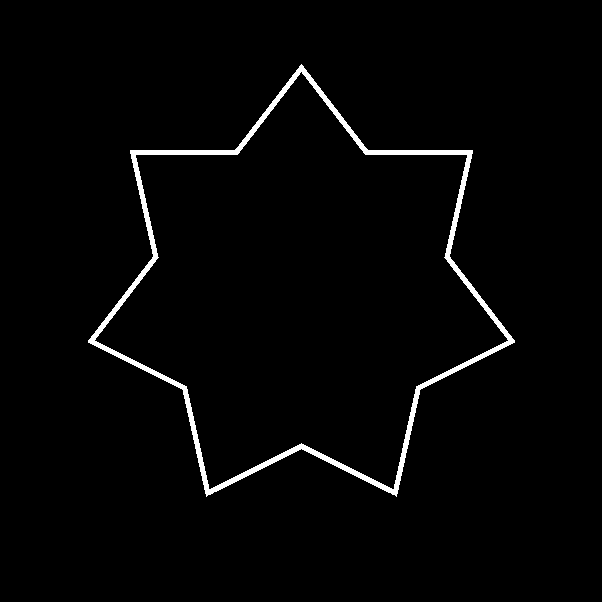
#> input picture Miniproyecto 3 - Parte 2/data_mp3/star_binary.png, 602 x 602 px
$ python -i main_201715400_201713127.py   (imports and definitions only)   (older library calls are emulated)
#> lines starting #> are read from the running program, lines starting #| are printed output that depends on the picture; after the words box and inside, x2 and y2 are one past the last pixel; in counts of white or black regions, pixels touching at a corner belong together
#> further down, picture is the input picture: shape (602, 602, 3); 2.1% white; 1 white region, box (x1, y1, x2, y2) and area: (88, 64, 515, 497) 7556
import skimage.io as io
import os
import skimage.io as io
import matplotlib.pyplot as plt
from skimage.measure import label
import numpy as np
import scipy.ndimage as ndi
import glob
import re
import cv2
from skimage.color import rgb2gray
from skimage.morphology import dilation, erosion, h_minima, selem
from skimage.segmentation import watershed
from prettytable import PrettyTable
from sklearn.metrics import jaccard_score
from skimage.filters import threshold_otsu

# [154 lines of commented-out code are left out]
imagen_prueba = os.path.join('Miniproyecto 3 - Parte 2','data_mp3','star_binary.png')
# [1 line not run here, left out]
lista=glob.glob(os.path.join('Miniproyecto 3 - Parte 2','data_mp3','blood_cell_dataset', 'noisy_data', '*.png'))
gt=glob.glob(os.path.join('Miniproyecto 3 - Parte 2','data_mp3','blood_cell_dataset', 'groundtruth', '*.png'))
lista_b=[]
lista_i = []
kernel = np.ones((5,5),np.float32)/25
#https://code.tutsplus.com/es/tutorials/image-filtering-in-python--cms-29202 LINK USADO

# img_test = cv2.imread(imagen_prueba)
# print(img_test)


#Organizacion de datos de 1 a 10
df_gt = []
df_img = []
# [16 lines not run here, left out]

# [1 line that did not run here, left out]
# [3 lines not run here, left out]

#Función de watersheds sin marcadores
def get_watersheds_nm(img):
    pp_img = cv2.medianBlur(img, 5)
    pp_img = rgb2gray(pp_img)
    gradient = dilation(pp_img)-erosion(pp_img)
    ws = watershed(gradient,watershed_line=True)
    return ws, gradient

# [1 line that did not run here, left out]

#Subplot 1
# [1 line not run here, left out]
fig3, ax3 = plt.subplots(1,3)
# [12 lines not run here, left out]

#Función de watersheds con marcadores
def get_watersheds(img):
    kernel = np.array([[0,1,0],[1,1,1],[0,1,0]])
    pp_img = cv2.medianBlur(img, 5)
#> pp_img: shape (602, 602, 3); 2.1% white; 1 white region, box (x1, y1, x2, y2) and area: (89, 65, 514, 496) 7557
    gray_img = np.uint8(rgb2gray(pp_img)*255)
    gradient = dilation(gray_img)-erosion(gray_img)
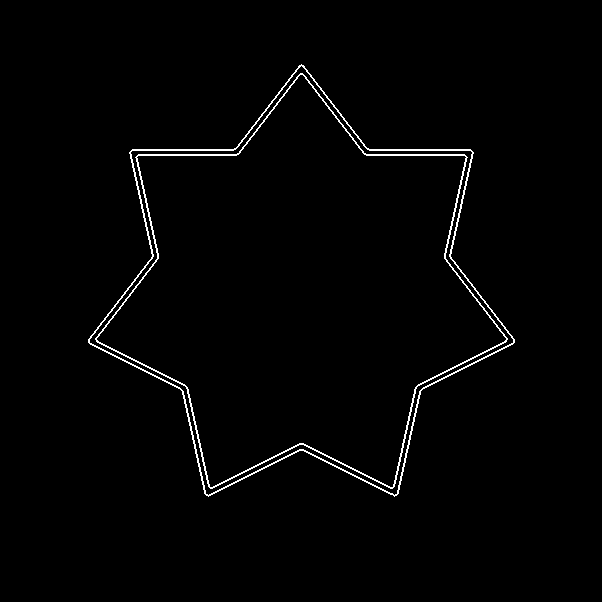
#> gradient: shape (602, 602); 1.5% white in thin lines or dots, all inside (x1, y1, x2, y2) = (88, 64, 515, 497)
    gradient = gradient.astype(np.float)
    minimos = h_minima(gray_img, 65, selem=kernel)
#> (the run stopped early here; a loop or call above may not have finished)

$ run again, on Miniproyecto 3 - Parte 2/data_mp3/fruits_binary.png
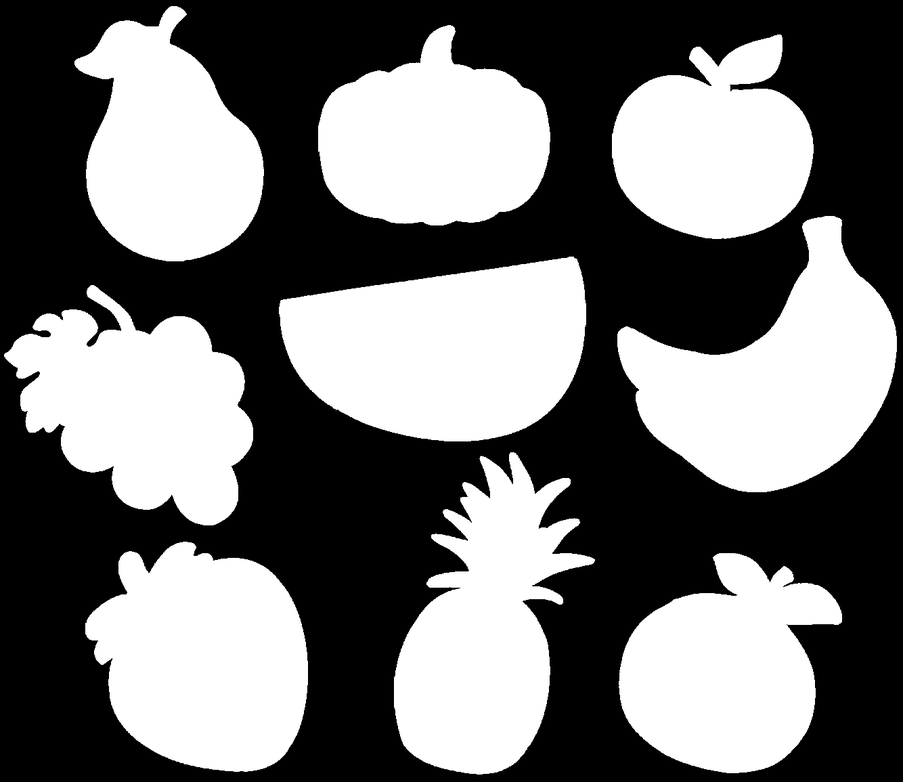
#> input picture Miniproyecto 3 - Parte 2/data_mp3/fruits_binary.png, 903 x 782 px, shrunk from 1334 x 1155 before the run
#> picture is the input picture: shape (782, 903, 3); min 0, max 255, mean 115.2
#> in get_watersheds, `gradient = dilation(gray_img)-erosion(gray_img)`:
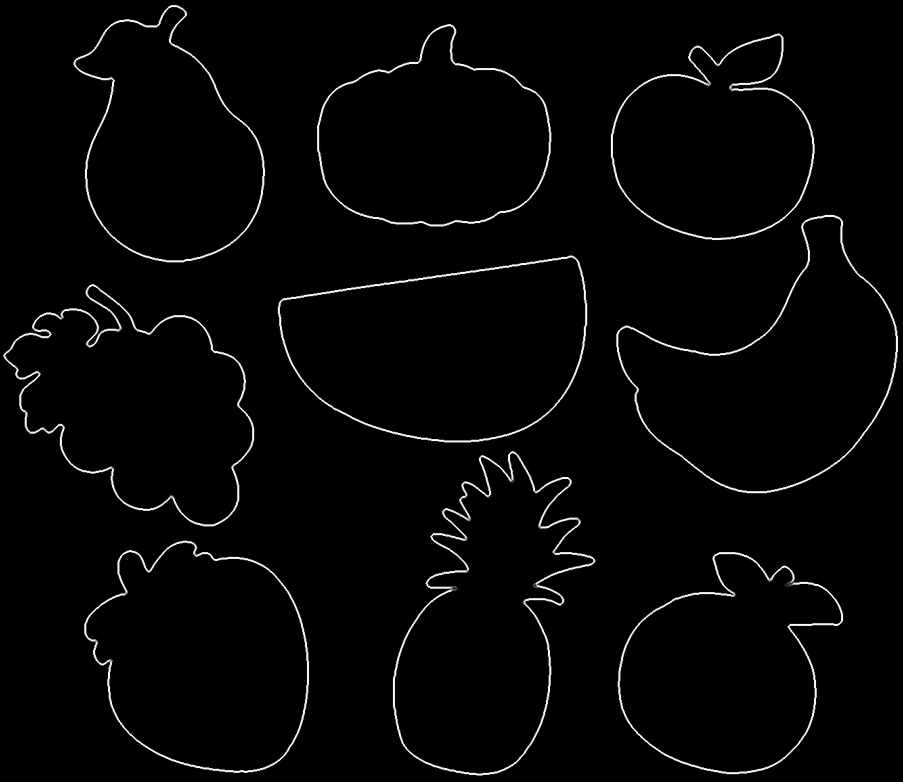
#> gradient: shape (782, 903); min 0, max 254, mean 5.2
#> in get_watersheds, `minimos = h_minima(gray_img, 65, selem=kernel)`:
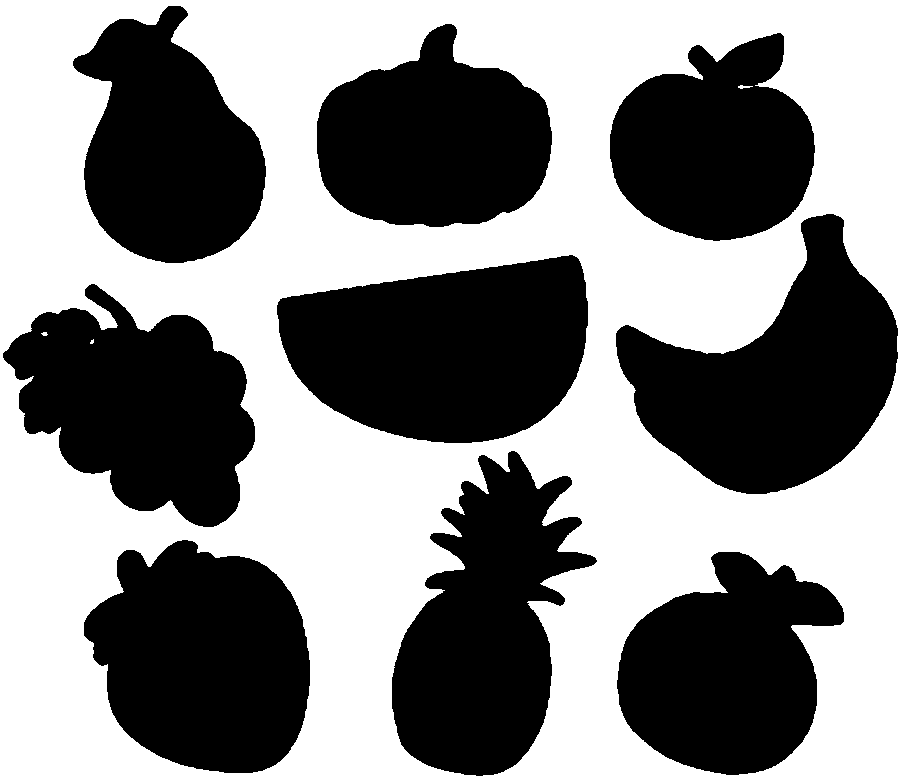
#> minimos: shape (782, 903); values 0 (black) and 1 (white), 53% white; 9 black regions, largest, box (x1, y1, x2, y2) and area: (277, 255, 588, 443) 43852, (616, 214, 898, 494) 41743, (84, 540, 310, 773) 39632
